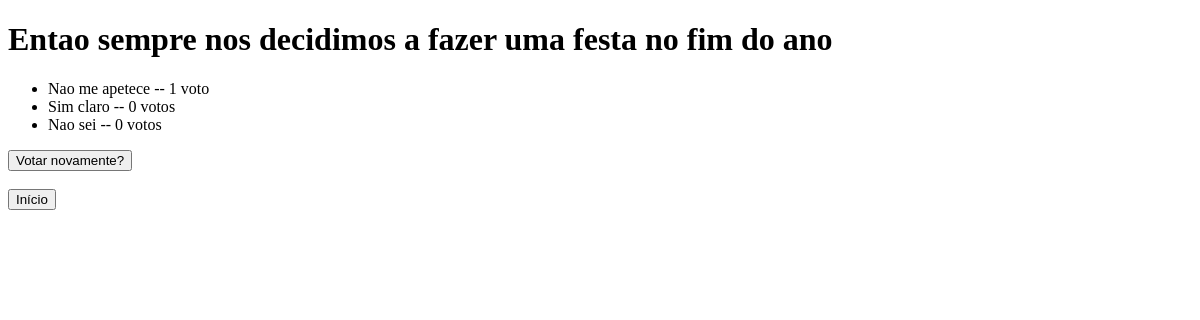
Before: /votacao/1/resultados with the older database file.
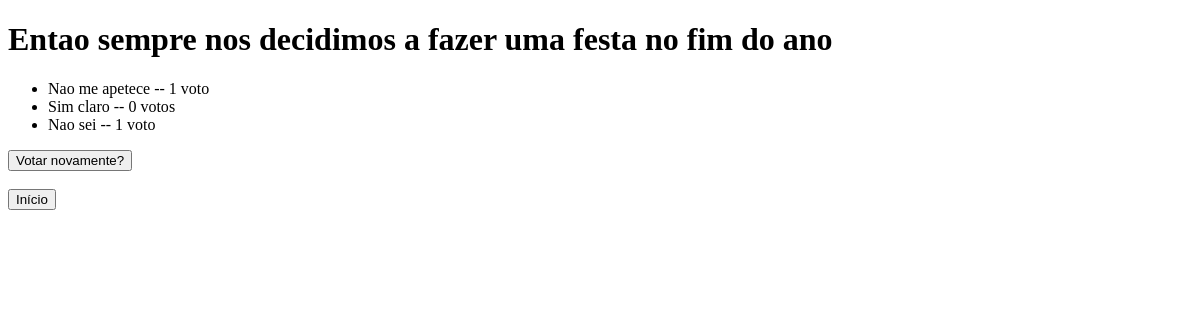
After: the same page with the newer database file.
### votacao/models.py (models this page shows, shortened)
class Opcao(models.Model):
    questao = models.ForeignKey(Questao, on_delete=models.CASCADE)
    opcao_texto = models.CharField(max_length=200)
    votos = models.IntegerField(default=0)
    alunos = models.ManyToManyField(Aluno, through='Voto')

### votacao/views.py (the view)
# urls.py: path('<int:questao_id>/resultados', views.resultados,name = 'resultados'),
def resultados(request, questao_id):
        questao = get_object_or_404(Questao, pk=questao_id)
        return render(request,'votacao/resultados.html',{'questao': questao})

### votacao/templates/votacao/resultados.html (shortened to what this page needs)
<!DOCTYPE html>
<html lang="en">
<head>
</head>
<body>
<h1>{{ questao.questao_texto }}</h1>
<ul>
{% for opcao in questao.opcao_set.all %}
<li>{{ opcao.opcao_texto }} --
{{ opcao.votos }}
voto{{ opcao.votos|pluralize }}</li>
{% endfor %}
</ul>
<a href="{% url 'votacao:detalhe' questao.id %}"><button> Votar novamente? </button></a>
<br>
<br>
<a href="{% url 'votacao:index' %}"><button> Início </button></a>
</body>
</html>

Changed rows visible on the page:
changed Opcao "Nao sei": votos "0" → "1"
